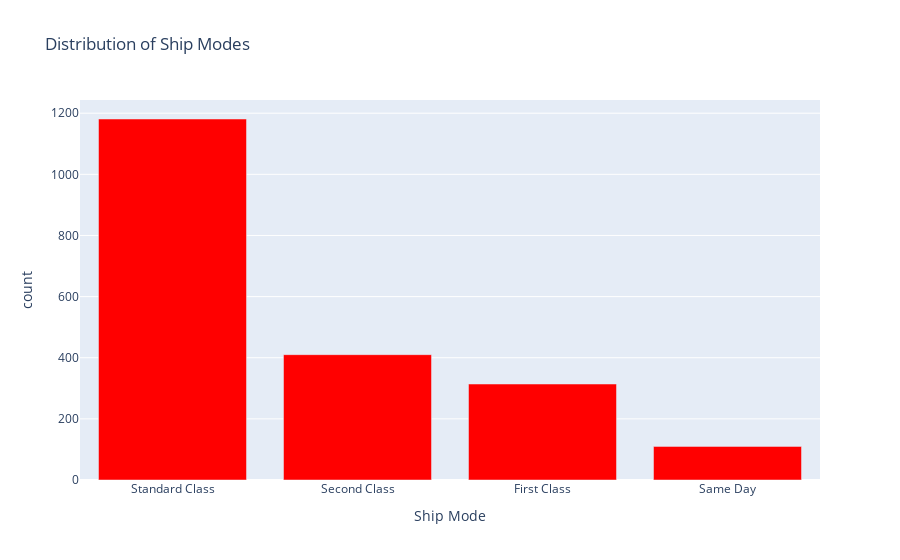

Notebook cell for this chart:
### Markdown cell above
Way2

### Code cell
df2 = pd.DataFrame(df['Ship Mode'].value_counts().sort_values(ascending=False).reset_index())

fig = px.bar(df2, 
             x='Ship Mode', 
             y= 'count',
             title='Distribution of Ship Modes',
             color_discrete_sequence=colors
             )
fig.show()

### Figure 1 — Plotly figure (JSON) as saved in the notebook; plotly's stock layout.template omitted (floating-point values rounded to 4 significant figures)
{"data": [{"alignmentgroup": "True", "hovertemplate": "Ship Mode=%{x}<br>count=%{y}<extra></extra>", "legendgroup": "", "marker": {"color": "red", "pattern": {"shape": ""}}, "name": "", "offsetgroup": "", "orientation": "v", "showlegend": false, "textposition": "auto", "type": "bar", "x": ["Standard Class", "Second Class", "First Class", "Same Day"], "xaxis": "x", "y": [1181, 410, 314, 110], "yaxis": "y"}], "layout": {"barmode": "relative", "legend": {"tracegroupgap": 0}, "title": {"text": "Distribution of Ship Modes"}, "xaxis": {"anchor": "y", "domain": [0, 1], "title": {"text": "Ship Mode"}}, "yaxis": {"anchor": "x", "domain": [0, 1], "title": {"text": "count"}}}}
